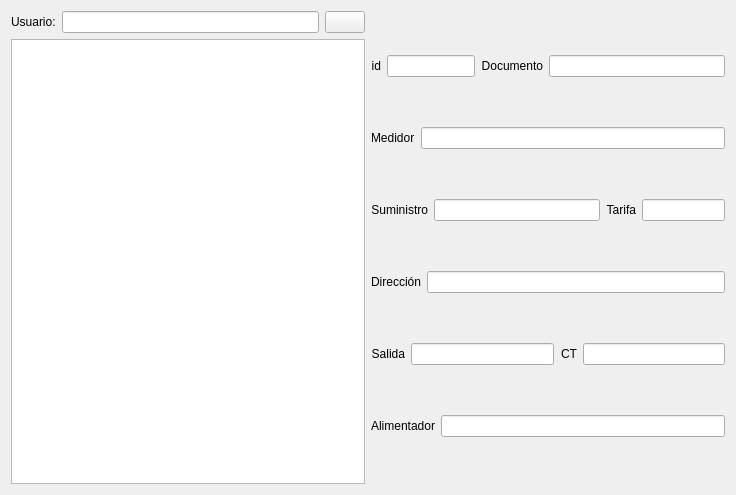
<?xml version="1.0" encoding="UTF-8"?>
<ui version="4.0">
 <class>Form</class>
 <widget class="QWidget" name="Form">
  <property name="windowModality">
   <enum>Qt::ApplicationModal</enum>
  </property>
  <property name="geometry">
   <rect>
    <x>0</x>
    <y>0</y>
    <width>736</width>
    <height>495</height>
   </rect>
  </property>
  <property name="windowTitle">
   <string>Datos de Usuarios</string>
  </property>
  <layout class="QVBoxLayout" name="verticalLayout_2" stretch="0,1">
   <item>
    <layout class="QHBoxLayout" name="horizontalLayout" stretch="4,4">
     <item>
      <layout class="QVBoxLayout" name="verticalLayout_3" stretch="1,0">
       <item>
        <layout class="QHBoxLayout" name="horizontalLayout_2">
         <item>
          <widget class="QLabel" name="label">
           <property name="text">
            <string>Usuario:</string>
           </property>
          </widget>
         </item>
         <item>
          <widget class="QLineEdit" name="txtBusqueda"/>
         </item>
         <item>
          <widget class="QPushButton" name="cmdBuscar">
           <property name="text">
            <string/>
           </property>
           <property name="icon">
            <iconset>
             <normaloff>icons/img_buscar.png</normaloff>icons/img_buscar.png</iconset>
           </property>
          </widget>
         </item>
        </layout>
       </item>
       <item>
        <widget class="QTableWidget" name="tableWidget"/>
       </item>
      </layout>
     </item>
     <item>
      <layout class="QVBoxLayout" name="verticalLayout">
       <item>
        <layout class="QHBoxLayout" name="horizontalLayout_4" stretch="0,1,0,2">
         <item>
          <widget class="QLabel" name="label_5">
           <property name="text">
            <string>id</string>
           </property>
           <property name="alignment">
            <set>Qt::AlignRight|Qt::AlignTrailing|Qt::AlignVCenter</set>
           </property>
          </widget>
         </item>
         <item>
          <widget class="QLineEdit" name="txtId"/>
         </item>
         <item>
          <widget class="QLabel" name="label_9">
           <property name="text">
            <string>Documento</string>
           </property>
           <property name="alignment">
            <set>Qt::AlignRight|Qt::AlignTrailing|Qt::AlignVCenter</set>
           </property>
          </widget>
         </item>
         <item>
          <widget class="QLineEdit" name="txtDocumento"/>
         </item>
        </layout>
       </item>
       <item>
        <layout class="QHBoxLayout" name="horizontalLayout_6">
         <item>
          <widget class="QLabel" name="label_10">
           <property name="text">
            <string>Medidor</string>
           </property>
          </widget>
         </item>
         <item>
          <widget class="QLineEdit" name="txtMedidor"/>
         </item>
        </layout>
       </item>
       <item>
        <layout class="QHBoxLayout" name="horizontalLayout_11" stretch="0,2,0,1">
         <item>
          <widget class="QLabel" name="label_4">
           <property name="text">
            <string>Suministro</string>
           </property>
           <property name="alignment">
            <set>Qt::AlignRight|Qt::AlignTrailing|Qt::AlignVCenter</set>
           </property>
          </widget>
         </item>
         <item>
          <widget class="QLineEdit" name="txtSuministro"/>
         </item>
         <item>
          <widget class="QLabel" name="label_7">
           <property name="text">
            <string>Tarifa</string>
           </property>
           <property name="alignment">
            <set>Qt::AlignRight|Qt::AlignTrailing|Qt::AlignVCenter</set>
           </property>
          </widget>
         </item>
         <item>
          <widget class="QLineEdit" name="txtTarifa"/>
         </item>
        </layout>
       </item>
       <item>
        <layout class="QHBoxLayout" name="horizontalLayout_10">
         <item>
          <widget class="QLabel" name="label_3">
           <property name="text">
            <string>Dirección</string>
           </property>
           <property name="alignment">
            <set>Qt::AlignRight|Qt::AlignTrailing|Qt::AlignVCenter</set>
           </property>
          </widget>
         </item>
         <item>
          <widget class="QLineEdit" name="txtDireccion"/>
         </item>
        </layout>
       </item>
       <item>
        <layout class="QHBoxLayout" name="horizontalLayout_8">
         <item>
          <widget class="QLabel" name="label_2">
           <property name="text">
            <string>Salida</string>
           </property>
           <property name="alignment">
            <set>Qt::AlignRight|Qt::AlignTrailing|Qt::AlignVCenter</set>
           </property>
          </widget>
         </item>
         <item>
          <widget class="QLineEdit" name="txtSalida"/>
         </item>
         <item>
          <widget class="QLabel" name="label_8">
           <property name="text">
            <string>CT</string>
           </property>
           <property name="alignment">
            <set>Qt::AlignRight|Qt::AlignTrailing|Qt::AlignVCenter</set>
           </property>
          </widget>
         </item>
         <item>
          <widget class="QLineEdit" name="txtCT"/>
         </item>
        </layout>
       </item>
       <item>
        <layout class="QHBoxLayout" name="horizontalLayout_5">
         <item>
          <widget class="QLabel" name="label_6">
           <property name="text">
            <string>Alimentador</string>
           </property>
           <property name="alignment">
            <set>Qt::AlignRight|Qt::AlignTrailing|Qt::AlignVCenter</set>
           </property>
          </widget>
         </item>
         <item>
          <widget class="QLineEdit" name="txtAlimentador"/>
         </item>
        </layout>
       </item>
      </layout>
     </item>
    </layout>
   </item>
   <item>
    <layout class="QVBoxLayout" name="grafico">
     <property name="spacing">
      <number>0</number>
     </property>
    </layout>
   </item>
  </layout>
 </widget>
 <resources/>
 <connections/>
</ui>
